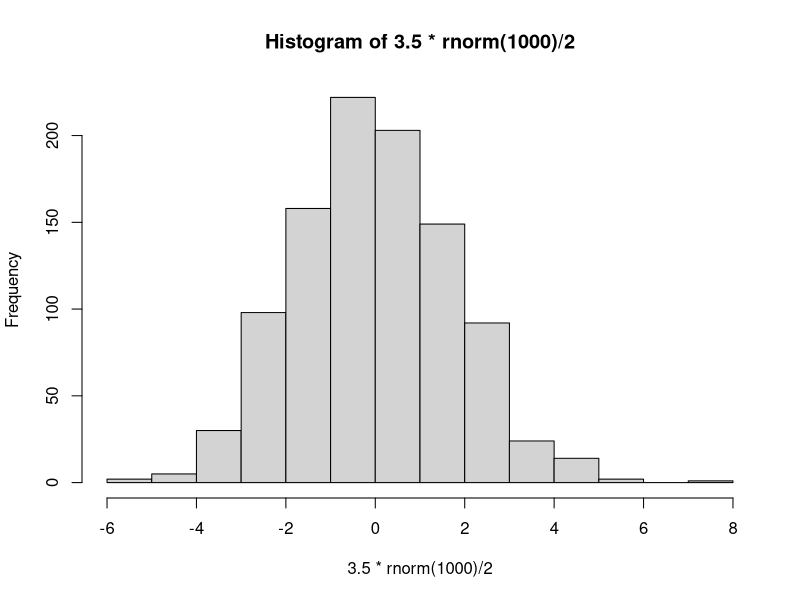

Generate this figure with R:
# "/Users/valeriefinlayson/Documents/_ResearchProjects/_Dissertation/_Rurutu/_DataGeneralRepository/_Scripts4Paper/matlab_gmt_scripts/_DoubrovineAPMData/_MonteCarlo"

# Sequence: 1) This file 2) Shell script GMT interface 3) HEBerrorsimulated.R

# Generate a set of random, normally distributed age perturbations to Tuvalu dataset to feed into GMT backtracker code. Then that output goes back into R to determine error on optimal HEB location found with real data

# First show histogram of 1000 randomly sampled values around a normal distribution.  It goes out to 2SD where SD = 1 (right?), so I want a normal distribution across a range of 7, assuming seamount ages sample the mean age of the seamount (we know bot always the case, but keep the simulation simple). Therefore,
quartz()
hist(3.5*rnorm(1000)/2)
# This is what we want. Perturb ages with it. 

tuvlocage.dat <- read.table("tuvalu_updatedoct16.txt", header = FALSE, sep = "	", na.strings = "NA")

mcage.dat = tuvlocage.dat

tuvdim=dim(tuvlocage.dat)

# Set up loops to generate Monte Carlo-perturbed ages to feed into HEB locator. Start with 10 for dev, move up to 100 for tests, maybe 1000 final?
# set.seed(1) # for testing

for (k in 1:1000) { # how many simulations we're gonna run
	for (n in 1:tuvdim[1]) {
	
		mcage.dat[n,3] = tuvlocage.dat[n,3] + (3.5*rnorm(1)/2)
		write(as.character(mcage.dat[n,1:tuvdim[2]]), ncolumns=4, file = paste("tuv", k, sep = ""), append = TRUE)
	}
	k
	
}
print(k)